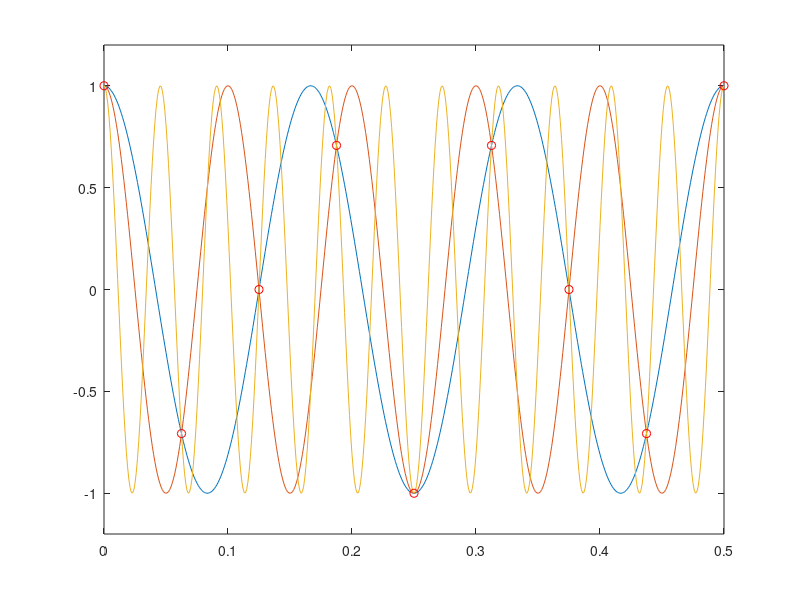

Here is the MATLAB script that generated this plot:
% Script: mexdt_4_3b.m
x1a = @(t) cos(12*pi*t);
x2a = @(t) cos(20*pi*t);
x3a = @(t) cos(44*pi*t);
t = [0:0.001:0.5];
fs = 16;
Ts = 1/fs;
n = [0:20];
x1n = x1a(n*Ts);
plot(t,x1a(t),t,x2a(t),t,x3a(t));
hold on;
plot(n*Ts,x1n,'ro');
hold off;
axis([0,0.5,-1.2,1.2]);
